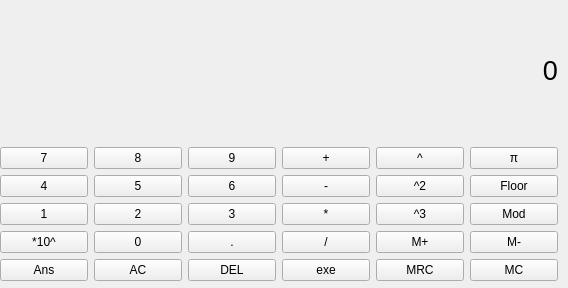
<?xml version="1.0" encoding="UTF-8"?>
<ui version="4.0">
 <class>MainWindow</class>
 <widget class="QMainWindow" name="MainWindow">
  <property name="geometry">
   <rect>
    <x>0</x>
    <y>0</y>
    <width>568</width>
    <height>288</height>
   </rect>
  </property>
  <property name="windowTitle">
   <string>MainWindow</string>
  </property>
  <widget class="QWidget" name="centralwidget">
   <widget class="QWidget" name="layoutWidget">
    <property name="geometry">
     <rect>
      <x>0</x>
      <y>0</y>
      <width>558</width>
      <height>281</height>
     </rect>
    </property>
    <layout class="QVBoxLayout" name="verticalLayout">
     <item>
      <widget class="QLabel" name="display">
       <property name="font">
        <font>
         <pointsize>20</pointsize>
        </font>
       </property>
       <property name="text">
        <string>0</string>
       </property>
       <property name="alignment">
        <set>Qt::AlignmentFlag::AlignRight|Qt::AlignmentFlag::AlignTrailing|Qt::AlignmentFlag::AlignVCenter</set>
       </property>
      </widget>
     </item>
     <item>
      <layout class="QGridLayout" name="gridLayout">
       <item row="2" column="4">
        <widget class="QPushButton" name="n3">
         <property name="text">
          <string>3</string>
         </property>
        </widget>
       </item>
       <item row="0" column="6">
        <widget class="QPushButton" name="o5">
         <property name="text">
          <string>^</string>
         </property>
        </widget>
       </item>
       <item row="2" column="6">
        <widget class="QPushButton" name="o7">
         <property name="text">
          <string>^3</string>
         </property>
        </widget>
       </item>
       <item row="3" column="3">
        <widget class="QPushButton" name="n0">
         <property name="text">
          <string>0</string>
         </property>
        </widget>
       </item>
       <item row="3" column="5">
        <widget class="QPushButton" name="o4">
         <property name="text">
          <string>/</string>
         </property>
        </widget>
       </item>
       <item row="3" column="4">
        <widget class="QPushButton" name="dot">
         <property name="text">
          <string>.</string>
         </property>
        </widget>
       </item>
       <item row="1" column="2">
        <widget class="QPushButton" name="n4">
         <property name="text">
          <string>4</string>
         </property>
        </widget>
       </item>
       <item row="0" column="7">
        <widget class="QPushButton" name="pushButton">
         <property name="text">
          <string>π</string>
         </property>
        </widget>
       </item>
       <item row="0" column="5">
        <widget class="QPushButton" name="o1">
         <property name="text">
          <string>+</string>
         </property>
        </widget>
       </item>
       <item row="0" column="4">
        <widget class="QPushButton" name="n9">
         <property name="text">
          <string>9</string>
         </property>
        </widget>
       </item>
       <item row="2" column="5">
        <widget class="QPushButton" name="o3">
         <property name="text">
          <string>*</string>
         </property>
        </widget>
       </item>
       <item row="1" column="6">
        <widget class="QPushButton" name="o6">
         <property name="text">
          <string>^2</string>
         </property>
        </widget>
       </item>
       <item row="0" column="2">
        <widget class="QPushButton" name="n7">
         <property name="text">
          <string>7</string>
         </property>
        </widget>
       </item>
       <item row="1" column="3">
        <widget class="QPushButton" name="n5">
         <property name="text">
          <string>5</string>
         </property>
        </widget>
       </item>
       <item row="2" column="3">
        <widget class="QPushButton" name="n2">
         <property name="text">
          <string>2</string>
         </property>
        </widget>
       </item>
       <item row="0" column="3">
        <widget class="QPushButton" name="n8">
         <property name="text">
          <string>8</string>
         </property>
        </widget>
       </item>
       <item row="2" column="2">
        <widget class="QPushButton" name="n1">
         <property name="text">
          <string>1</string>
         </property>
        </widget>
       </item>
       <item row="1" column="4">
        <widget class="QPushButton" name="n6">
         <property name="text">
          <string>6</string>
         </property>
        </widget>
       </item>
       <item row="1" column="5">
        <widget class="QPushButton" name="o2">
         <property name="text">
          <string>-</string>
         </property>
        </widget>
       </item>
       <item row="3" column="7">
        <widget class="QPushButton" name="m1">
         <property name="text">
          <string>M-</string>
         </property>
        </widget>
       </item>
       <item row="4" column="7">
        <widget class="QPushButton" name="m3">
         <property name="text">
          <string>MC</string>
         </property>
        </widget>
       </item>
       <item row="3" column="6">
        <widget class="QPushButton" name="m0">
         <property name="text">
          <string>M+</string>
         </property>
        </widget>
       </item>
       <item row="2" column="7">
        <widget class="QPushButton" name="pushButton_3">
         <property name="text">
          <string>Mod</string>
         </property>
        </widget>
       </item>
       <item row="4" column="6">
        <widget class="QPushButton" name="m2">
         <property name="text">
          <string>MRC</string>
         </property>
        </widget>
       </item>
       <item row="1" column="7">
        <widget class="QPushButton" name="pushButton_2">
         <property name="text">
          <string>Floor</string>
         </property>
        </widget>
       </item>
       <item row="4" column="5">
        <widget class="QPushButton" name="calc">
         <property name="text">
          <string>exe</string>
         </property>
        </widget>
       </item>
       <item row="4" column="4">
        <widget class="QPushButton" name="DEL">
         <property name="text">
          <string>DEL</string>
         </property>
        </widget>
       </item>
       <item row="4" column="3">
        <widget class="QPushButton" name="AC">
         <property name="text">
          <string>AC</string>
         </property>
        </widget>
       </item>
       <item row="4" column="2">
        <widget class="QPushButton" name="ans">
         <property name="text">
          <string>Ans</string>
         </property>
        </widget>
       </item>
       <item row="3" column="2">
        <widget class="QPushButton" name="upten">
         <property name="text">
          <string>*10^</string>
         </property>
        </widget>
       </item>
      </layout>
     </item>
    </layout>
   </widget>
  </widget>
 </widget>
 <resources/>
 <connections/>
</ui>
